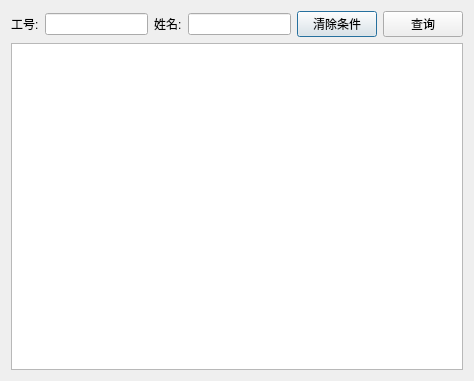
<?xml version="1.0" encoding="UTF-8"?>
<ui version="4.0">
 <class>EmployeeBaseInfoChooseDialog</class>
 <widget class="QDialog" name="EmployeeBaseInfoChooseDialog">
  <property name="geometry">
   <rect>
    <x>0</x>
    <y>0</y>
    <width>474</width>
    <height>381</height>
   </rect>
  </property>
  <property name="windowTitle">
   <string>Dialog</string>
  </property>
  <layout class="QGridLayout" name="gridLayout">
   <item row="0" column="0">
    <layout class="QVBoxLayout" name="verticalLayout">
     <item>
      <layout class="QHBoxLayout" name="horizontalLayout">
       <item>
        <widget class="QLabel" name="label_2">
         <property name="text">
          <string>工号:</string>
         </property>
        </widget>
       </item>
       <item>
        <widget class="QLineEdit" name="lineEdit_cardNo"/>
       </item>
       <item>
        <widget class="QLabel" name="label">
         <property name="text">
          <string>姓名:</string>
         </property>
        </widget>
       </item>
       <item>
        <widget class="QLineEdit" name="lineEdit_name"/>
       </item>
       <item>
        <widget class="QPushButton" name="btn_clear">
         <property name="text">
          <string>清除条件</string>
         </property>
        </widget>
       </item>
       <item>
        <widget class="QPushButton" name="btn_search">
         <property name="text">
          <string>查询</string>
         </property>
        </widget>
       </item>
      </layout>
     </item>
     <item>
      <widget class="QTableWidget" name="tableWidget"/>
     </item>
    </layout>
   </item>
  </layout>
 </widget>
 <resources/>
 <connections/>
</ui>
